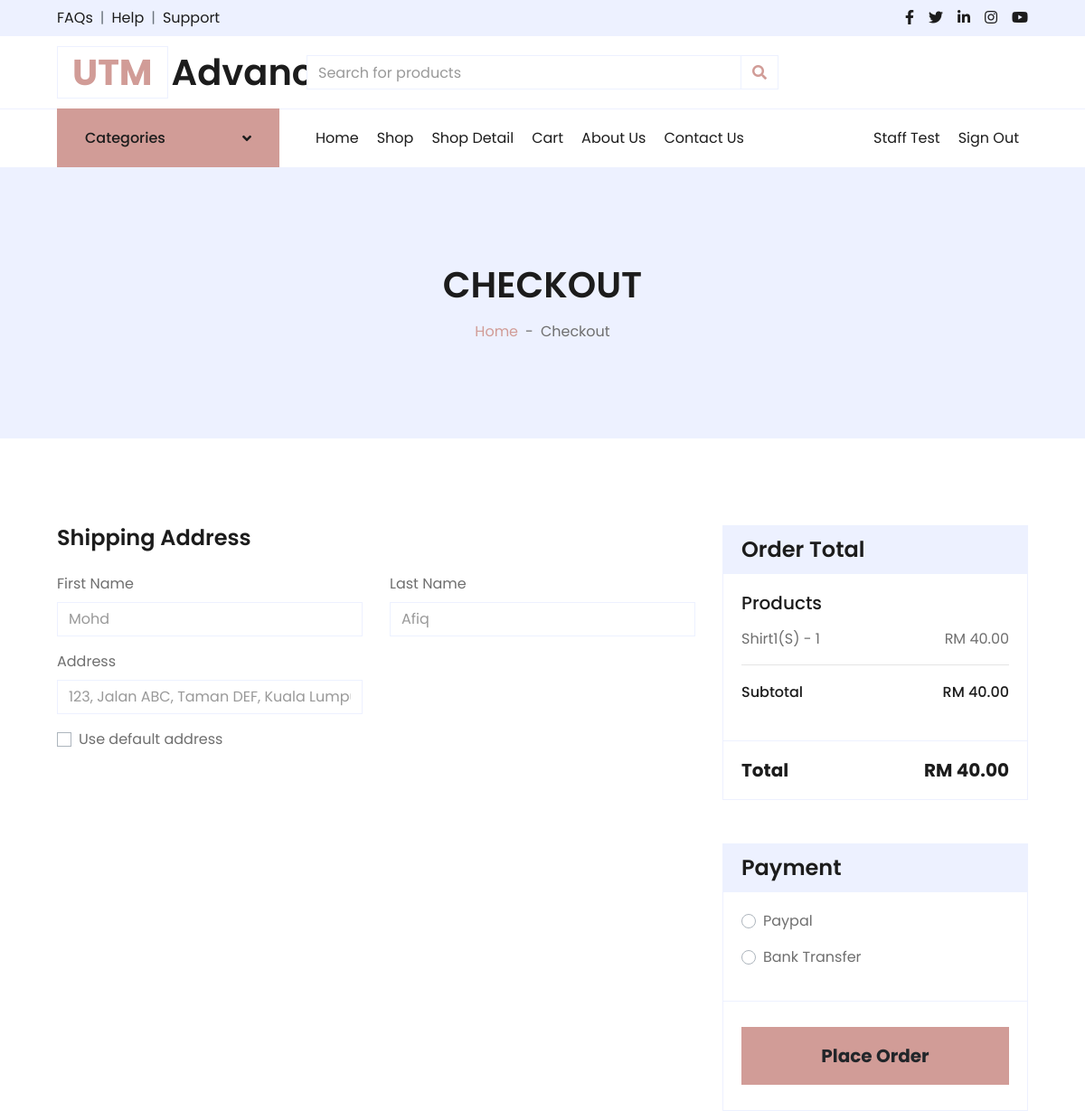
The app's page /CG/checkout.php (signed in, upper part), older data.
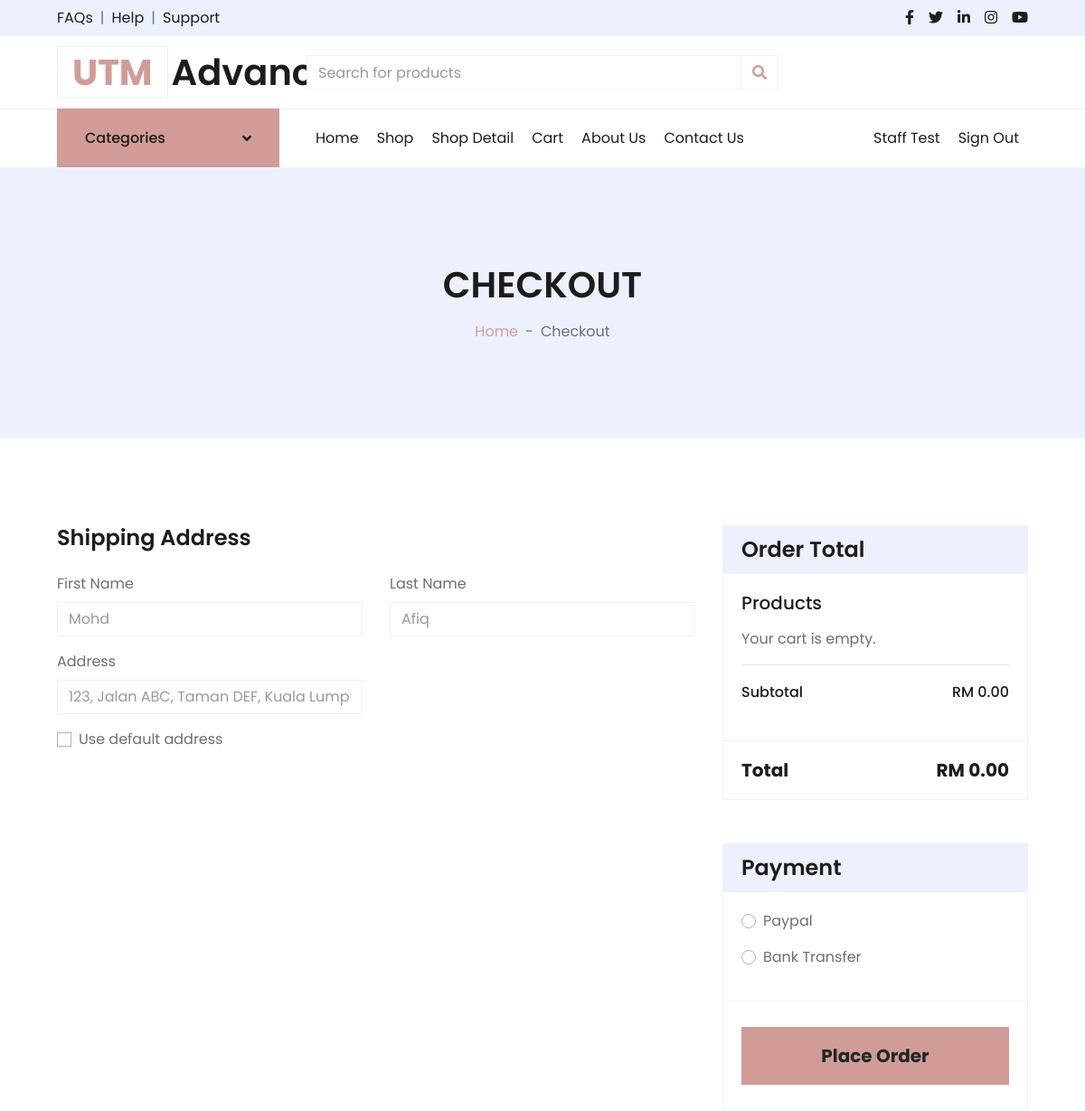
The same page, newer data.
### tables this page shows
CREATE TABLE `cart` (
  `CartID` int(11) NOT NULL,
  `Email` varchar(50) DEFAULT NULL,
  `ProductID` int(11) DEFAULT NULL,
  `Size` varchar(10) DEFAULT NULL,
  `Quantity` int(11) DEFAULT 1,
  `AddedDate` datetime DEFAULT current_timestamp()
);

CREATE TABLE `product` (
  `ProductID` int(11) NOT NULL,
  `ProductName` varchar(255) NOT NULL,
  `Price` decimal(10,2) NOT NULL,
  `Category` varchar(100) NOT NULL,
  `StockQuantity` int(11) NOT NULL,
  `Status` varchar(50) NOT NULL,
  `Image` varchar(255) DEFAULT NULL
);

### CG/checkout.php (the view, shortened to what the changed rows need)
<!DOCTYPE html>
<html lang="en">
<head>
    <link href="https://cdnjs.cloudflare.com/ajax/libs/font-awesome/5.10.0/css/all.min.css" rel="stylesheet">
    <link href="lib/owlcarousel/assets/owl.carousel.min.css" rel="stylesheet">
    <link href="css/style.css" rel="stylesheet">
</head>
<body>
    <div class="container-fluid">
        <div class="row align-items-center py-3 px-xl-5">
            <div class="col-lg-3 d-none d-lg-block">
                <a href="" class="text-decoration-none">
                    <h1 class="m-0 display-5 font-weight-semi-bold"><span class="text-primary font-weight-bold border px-3 mr-1">UTM</span>Advance</h1>
                </a>
            </div>
        </div>
    </div>
    <div class="container-fluid bg-secondary mb-5">
        <div class="d-flex flex-column align-items-center justify-content-center" style="min-height: 300px">
            <h1 class="font-weight-semi-bold text-uppercase mb-3">Checkout</h1>
        </div>
    </div>
    <div class="container-fluid pt-5">
        <div class="row px-xl-5">
            <div class="col-lg-4">
                <div class="card border-secondary mb-5">
                    <div class="card-body">
						<?php
						require '../Function/config.php';
						$email = $_SESSION['email'];
						$subtotal = 0;
						$sql = "SELECT p.ProductName, p.Price, c.Quantity , c.Size
								FROM cart c
								JOIN product p ON c.ProductID = p.ProductID
								WHERE c.Email = ?";
						$stmt = $con->prepare($sql);
						$stmt->bind_param('s', $email);
						$stmt->execute();
						$result = $stmt->get_result();
						if($result->num_rows > 0){
							while($row = $result->fetch_assoc()){
								$itemTotal = $row['Quantity'] * $row['Price'];
								$subtotal += $itemTotal;
								echo '<div class="d-flex justify-content-between">
									<p>' . htmlspecialchars($row['ProductName']) . '(' . htmlspecialchars($row['Size']) . ') - ' . $row['Quantity'] . '</p>
									<p>RM ' . number_format($itemTotal, 2) . '</p>
									</div>';
							}
						} else {
							echo '<div class = "d-flex justify-content-between">
									<p>Your cart is empty.</p>
								  </div>';
						}
						echo '<hr class="mt-0">
							  <div class = "d-flex justify-content-between mb-3 pt-1">
									<h6 class="font-weight-medium">Subtotal</h6>
									<h6 class="font-weight-medium">RM '. number_format($subtotal, 2) .'</h6>
							  </div>';
						$total = $subtotal;
						?>
                    </div>
                    <div class="card-footer border-secondary bg-transparent">
                        <div class="d-flex justify-content-between mt-2">
                            <h5 class="font-weight-bold">Total</h5>
                            <h5 class="font-weight-bold">RM <?php echo number_format($total, 2); ?></h5>
                        </div>
                    </div>
                </div>
            </div>
        </div>
    </div>
</body>
</html>

Row changes from the older to the newer data that the page shows:
removed cart: ProductID.ProductName "Shirt1", Size "S", Quantity "1", ProductID.Price "40.00"
Text that changed along with them:
$subtotal: "40.00" → "0.00"
$total: "40.00" → "0.00"
text now shown: "Your cart is empty."
